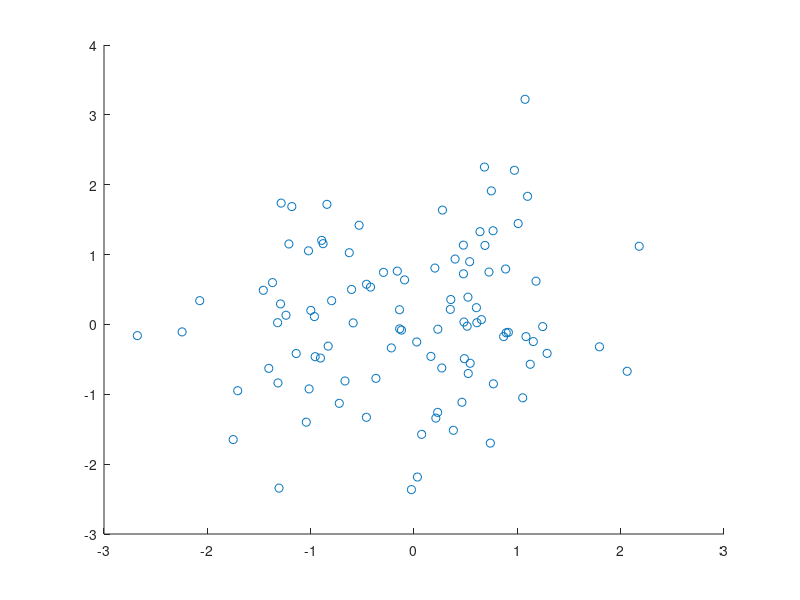
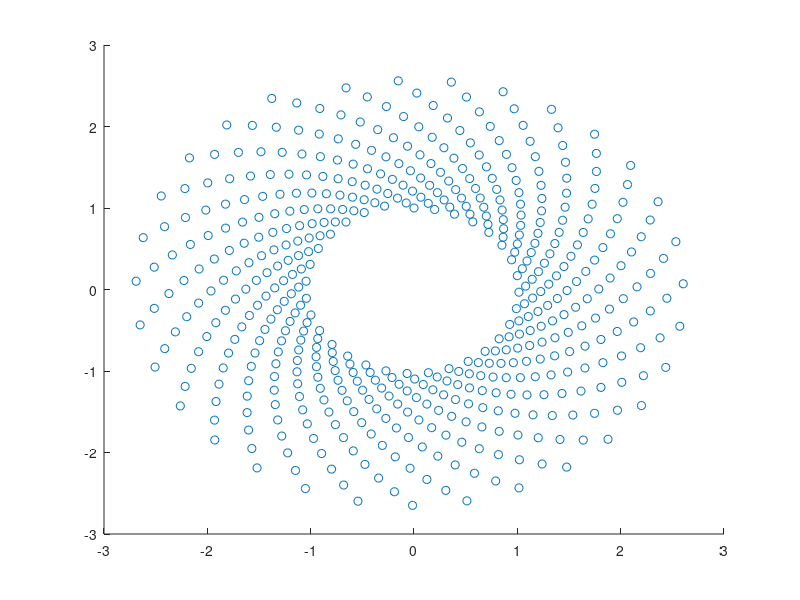
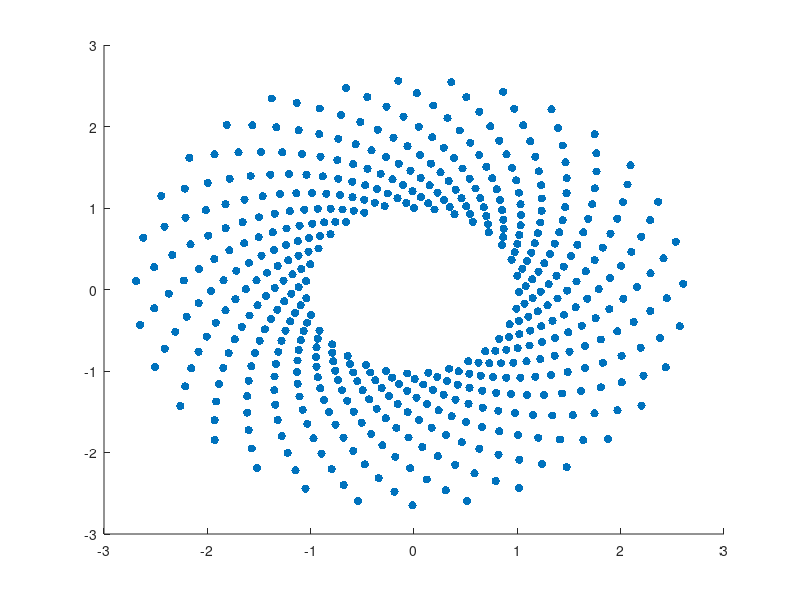
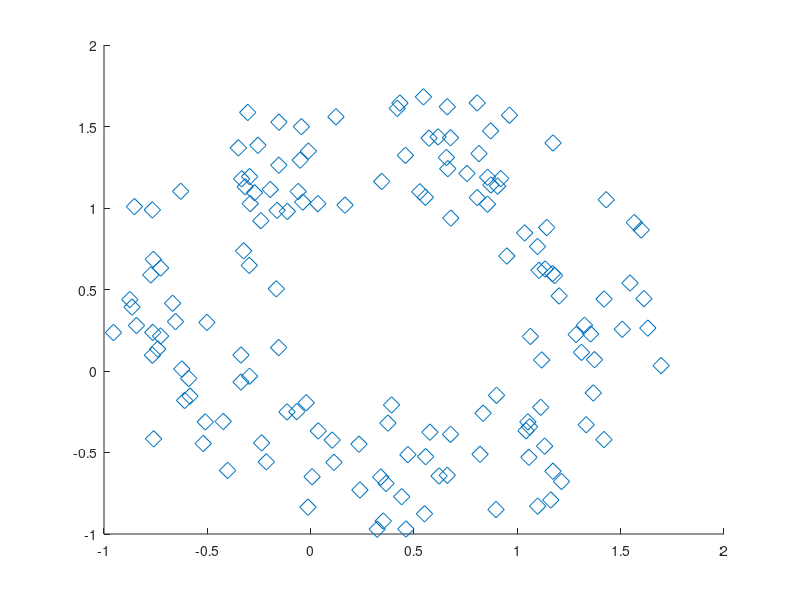

Reproduce these figures in MATLAB, in order. (Note: this script raises an error after producing the figures.)
%=============================================================================
% Copyright (c) 2016-present Allan CORNET (Nelson)
%=============================================================================
% This file is part of the Nelson.
%=============================================================================
% LICENCE_BLOCK_BEGIN
% SPDX-License-Identifier: LGPL-3.0-or-later
% LICENCE_BLOCK_END
%=============================================================================
% <--ADV-CLI MODE-->
%=============================================================================
f = figure();
x = randn (100, 1);
y = randn (100, 1);
scatter (x, y)
%=============================================================================
f = figure();
theta = linspace(0,1,500);
x = exp(theta).*sin(100*theta);
y = exp(theta).*cos(100*theta);
s = scatter(x,y);
%=============================================================================
f = figure();
theta = linspace(0,1,500);
x = exp(theta).*sin(100*theta);
y = exp(theta).*cos(100*theta);
s = scatter(x,y ,'filled');
%=============================================================================
f = figure();
theta = linspace(0,2*pi,150);
x = sin(theta) + 0.75*rand(1,150);
y = cos(theta) + 0.75*rand(1,150);  
sz = 140;
scatter(x,y,sz,'d')
%=============================================================================
f = figure();
x = randn (100, 1);
y = randn (100, 1);
scatter (x, y, 50)
%=============================================================================
f = figure();
x = linspace(0,3*pi,200);
y = cos(x) + rand(1,200);
sz = 25;
c = 1:length(x);
scatter(x,y,sz,c,'filled')
%=============================================================================
f = figure();
x = linspace(0,3*pi,200);
y = cos(x) + rand(1,200);
c = linspace(1,10,length(x));
scatter(x,y,[],c)
%=============================================================================
f = figure();
theta = linspace(0,2*pi,300);
x = sin(theta) + 0.75*rand(1,300);
y = cos(theta) + 0.75*rand(1,300);  
sz = 40;
scatter(x,y,sz,'MarkerEdgeColor',[0 .5 .5], 'MarkerFaceColor',[0 .7 .7],  'LineWidth',1.5)
%=============================================================================
f = figure(),
x = linspace(0,3*pi,200);
y = cos(x) + rand(1,200);
% Top plot
ax1 = subplot(2,1, 1);
scatter(ax1,x,y)
% Bottom plot
ax2 = subplot(2,1, 2);
scatter(ax2,x,y,'filled','d')
%=============================================================================
f = figure();
x = rand(50,5);
y = randn(50,5) + (5:5:25);
s = scatter(x,y, 'filled');
assert_isequal(size(s), [1 5]);
%=============================================================================
f = figure();
c = 1:4;
scatter(1:4,[2 5 3 7],[],c)
colormap(gca,'winter')
%=============================================================================
f = figure();
x = randn (100, 1);
y = randn (100, 1);
scatter (x, y, [], sqrt (x.^2 + y.^2));
%=============================================================================
f = figure();
x = [0.777753, 0.093848, 0.183162, 0.399499, 0.337997, 0.686724, 0.073906, 0.651808, 0.869273, 0.137949];
y = [0.37460, 0.25027, 0.19510, 0.51182, 0.54704, 0.56087, 0.24853, 0.75443, 0.42712, 0.44273];
h = scatter (x, y, [], 'r', 's');
%=============================================================================
f = figure();
x = [0.777753, 0.093848, 0.183162, 0.399499, 0.337997, 0.686724, 0.073906, 0.651808, 0.869273, 0.137949];
y = [0.37460, 0.25027, 0.19510, 0.51182, 0.54704, 0.56087, 0.24853, 0.75443, 0.42712, 0.44273];
h = scatter (x, y, [], 'green', 's');
%=============================================================================
f = figure();
x = rand(100,1);
y = rand(100,1);
MarkerColor = [0.5, 0.5, 0.5];
scatter(x, y, 40, MarkerColor, 'filled');
%=============================================================================
f = figure
x = 1:5;
s1 = scatter(x,[6 3 9 10 7],100,"filled");
hold on
s2 = scatter(x,[16 13 19 20 17],100,"filled");
s3 = scatter(x,[26 23 29 33 27],100,"filled");
hold off
%=============================================================================
f = figure();
theta = linspace(0,2*pi,150);
x = sin(theta) + 0.75*rand(1,150);
y = cos(theta) + 0.75*rand(1,150);  
sz = 140;
scatter(x,y,sz,'h')
%=============================================================================
f = figure();
theta = linspace(0,2*pi,150);
x = sin(theta) + 0.75*rand(1,150);
y = cos(theta) + 0.75*rand(1,150);  
sz = 140;
scatter(x,y,sz,'p')
%=============================================================================
f = figure();
x = randn (100, 1);
y = randn (100, 1);
assert_checkerror('scatter (x, y, 1:0.5:50)', _('size of S must match X, Y.'))
%=============================================================================
